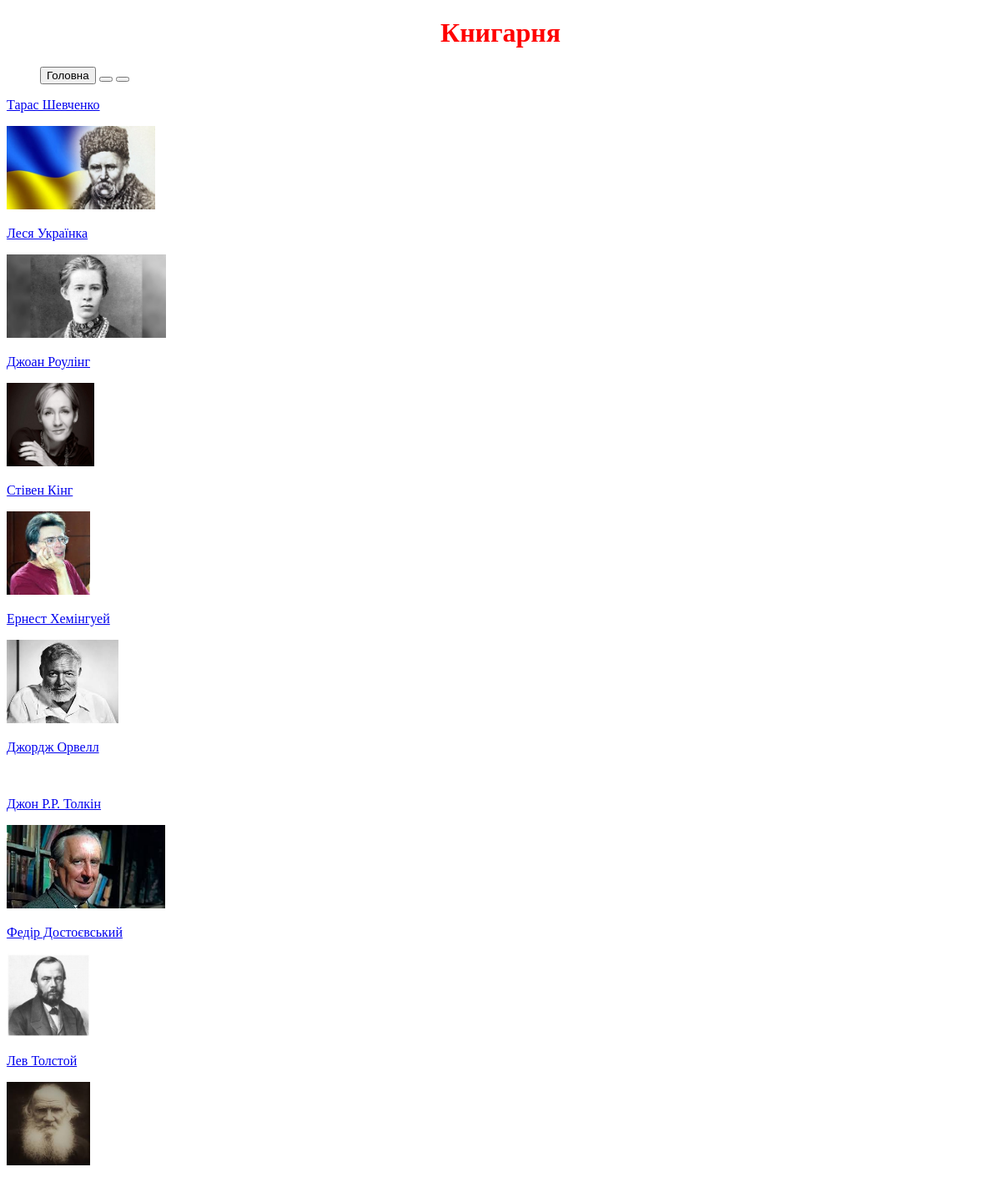
The page / on the database its author committed.
### db/models.py (models this page shows)
class Author(Base):
    __tablename__ = "authors"
    id = Column(Integer, primary_key=True, index=True)
    name = Column(String, unique=True, index=True)
    books = relationship("Book",back_populates="author")
    image = Column(String)

### main.py (the view)
@app.get("/", response_model=list[schemas.Author])
def read_authors(request: Request, skip: int =0, limit: int = 100, db: Session = Depends(get_db)):
    authors = crud.get_authors(db, skip=skip, limit=limit)
    return templates.TemplateResponse("authors.html", context={"request": request, "authors": authors})

### templates/authors.html (shortened to what this page needs)
{%extends 'base.html'%}
{% block content %}
{% for author in authors %}
<p><a href="/author/{{author.id}}">{{author.name}}</a></p>
<img src="/uploads/{{author.image}}" alt="" style="height: 100px;">
    {% else %}
    Немає книги
{% endfor %}
{% endblock %}

### templates/base.html (shortened to what this page needs)
<!DOCTYPE html>
<html lang="en">
<head>
    <link rel="stylesheet" href="style.css" />
</head>
<h1 style="color: red; text-align: center;">Книгарня</h1>
<body>
<p>    {% include 'menu.html'%}
    {% block content %}{% endblock%}</p>
</body>
</html>

### templates/menu.html (shortened to what this page needs)
<ul>
<div class="btn-group" role="group" aria-label="Basic mixed styles example">
  <button type="button" class="btn btn-danger">Головна</button>
  <button type="button" class="btn btn-warning"></button>
  <button type="button" class="btn btn-success"></button>
</div>
</ul>

### rows shown on the page
Author: name "Тарас Шевченко", image (picture)
Author: name "Леся Українка", image (picture)
Author: name "Джоан Роулінг", image (picture)
Author: name "Стівен Кінг", image (picture)
Author: name "Ернест Хемінгуей", image (picture)
Author: name "Джордж Орвелл"
Author: name "Джон Р.Р. Толкін", image (picture)
Author: name "Федір Достоєвський", image (picture)
Author: name "Лев Толстой", image (picture)
